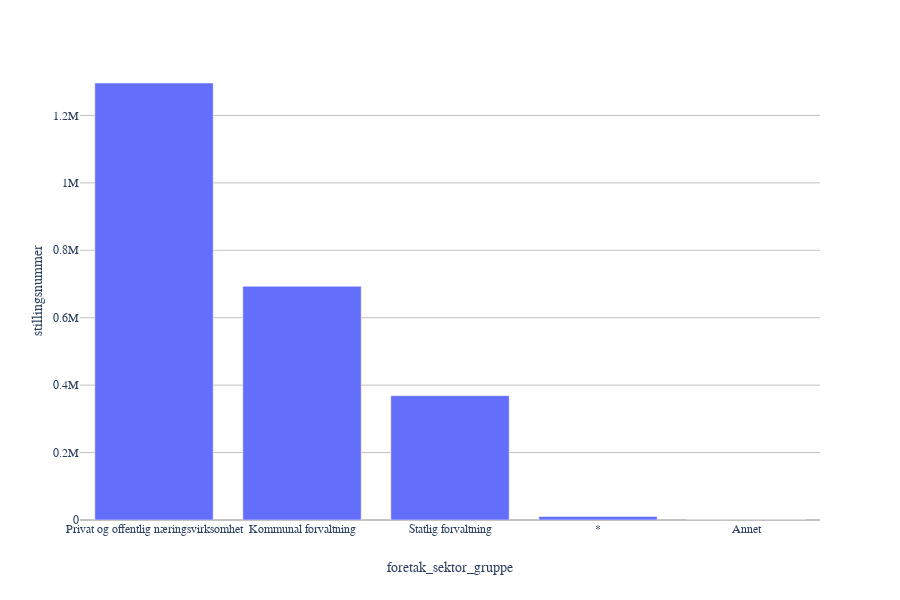

This figure's notebook cell:
### Code cell
df_k = df[['stillingsnummer','foretak_sektor_gruppe']].groupby('foretak_sektor_gruppe').count().reset_index() \
    .sort_values(by='stillingsnummer', ascending=False)
fig_foretak_sektor_gruppe = px.bar(df_k, x='foretak_sektor_gruppe', y='stillingsnummer', template=nav.plotly_template)
fig_foretak_sektor_gruppe

### Figure 1 — Plotly figure (JSON) as saved in the notebook; plotly's stock layout.template omitted (floating-point values rounded to 4 significant figures)
{"data": [{"alignmentgroup": "True", "hoverlabel": {"namelength": 0}, "hovertemplate": "foretak_sektor_gruppe=%{x}<br>stillingsnummer=%{y}", "legendgroup": "", "marker": {"color": "#636efa"}, "name": "", "offsetgroup": "", "orientation": "v", "showlegend": false, "textposition": "auto", "type": "bar", "uid": "7b5dd2b1-b566-44d3-b35e-0bf538337896", "x": ["Privat og offentlig næringsvirksomhet", "Kommunal forvaltning", "Statlig forvaltning", "*", "Annet"], "xaxis": "x", "y": [1296190, 693299, 368735, 10306, 160], "yaxis": "y"}], "layout": {"barmode": "relative", "grid": {"xaxes": ["x"], "xgap": 0.1, "xside": "bottom", "yaxes": ["y"], "ygap": 0.1, "yside": "left"}, "height": 600, "legend": {"tracegroupgap": 0}, "margin": {"t": 60}, "xaxis": {"title": {"text": "foretak_sektor_gruppe"}}, "yaxis": {"title": {"text": "stillingsnummer"}}}}
